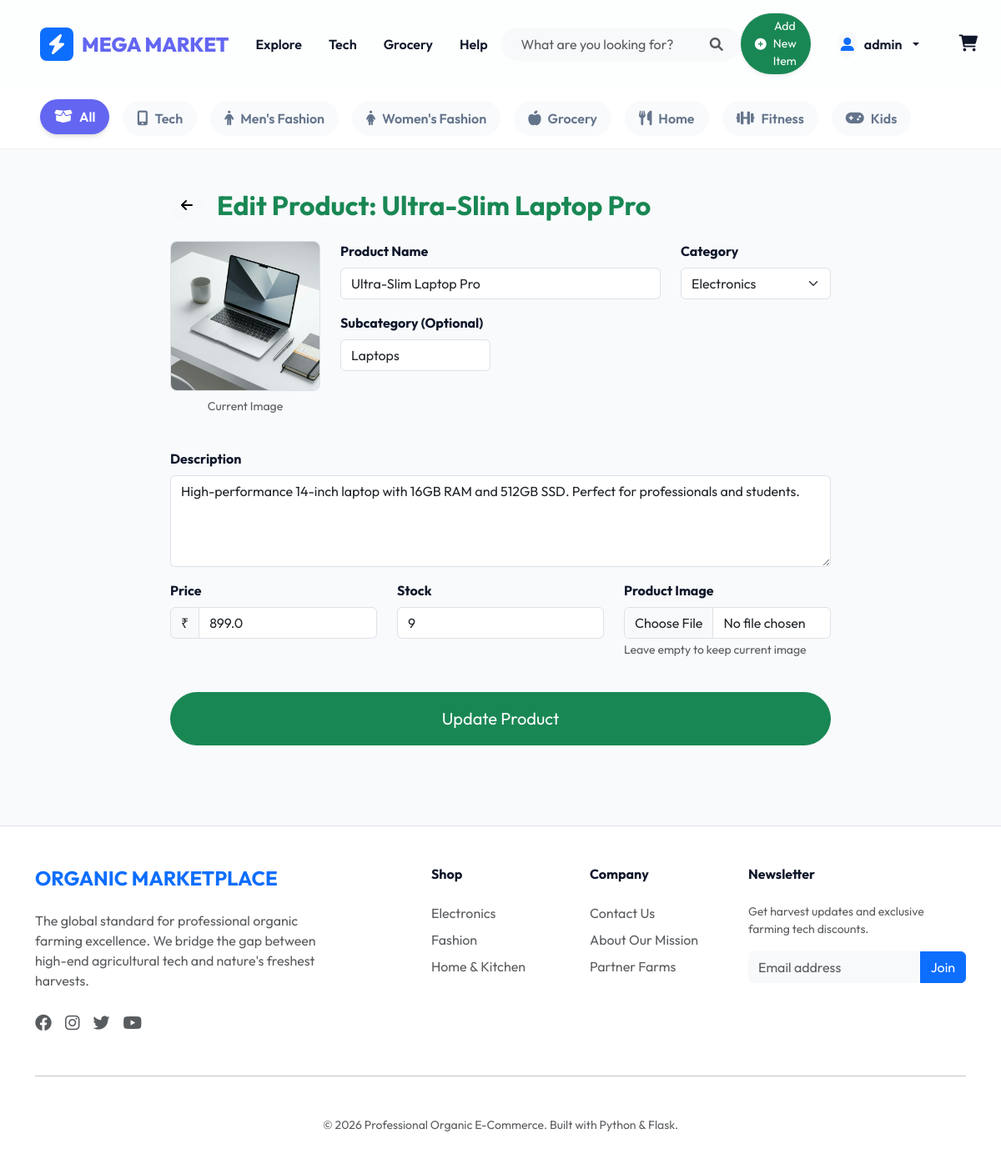
Page /admin/product/1/edit (signed in) on the earlier database version.
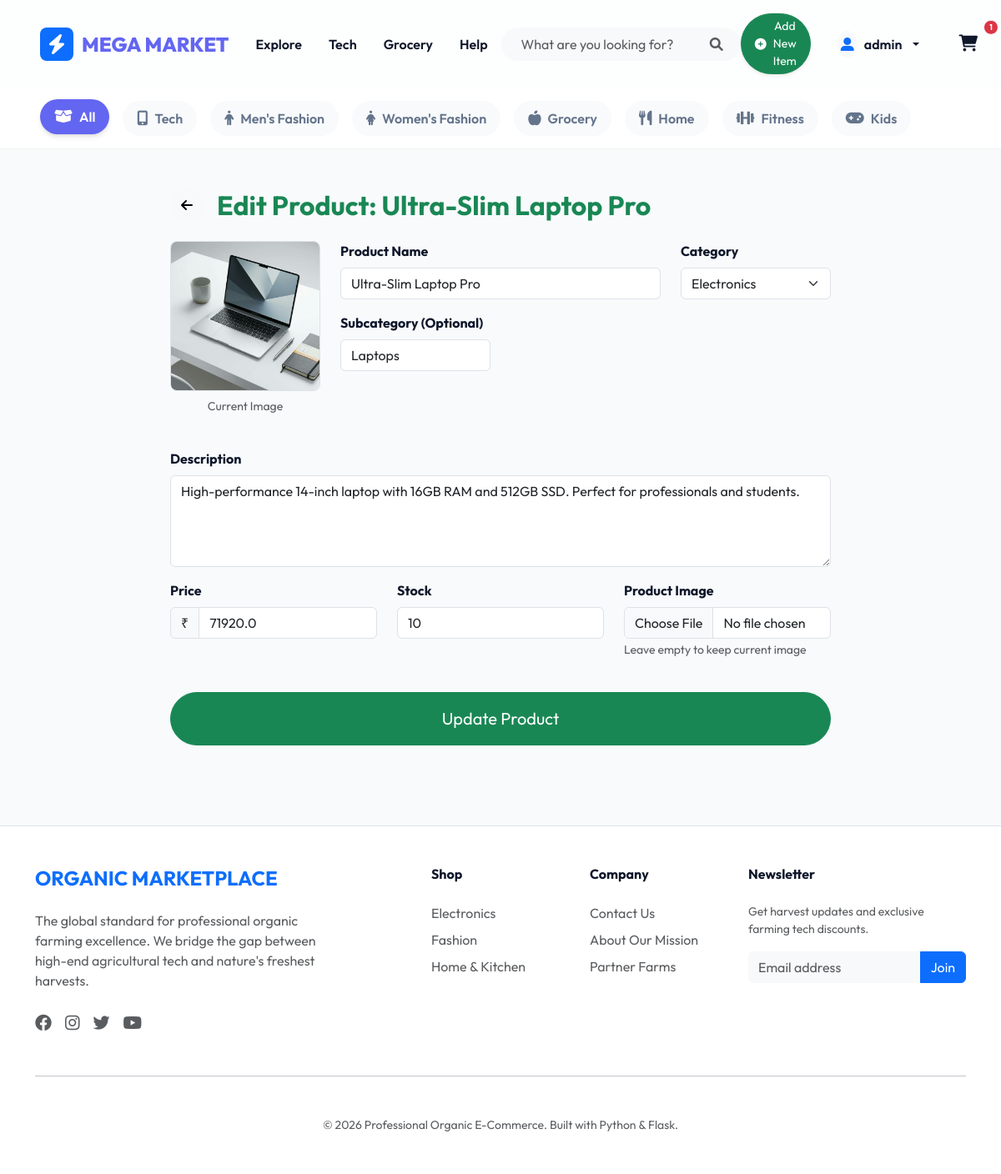
Same page on the later database version.
### models.py (models this page shows)
class Product(db.Model):
    __tablename__ = 'product'
    id = db.Column(db.Integer, primary_key=True)
    name = db.Column(db.String(100), nullable=False)
    description = db.Column(db.Text, nullable=False)
    price = db.Column(db.Float, nullable=False)
    stock = db.Column(db.Integer, default=0)
    category = db.Column(db.String(50), nullable=False)
    subcategory = db.Column(db.String(50), nullable=True)
    image_file = db.Column(db.String(255), nullable=False, default='default.jpg')
    created_at = db.Column(db.DateTime, default=datetime.utcnow)

### app.py (the view)
@app.route('/admin/product/<int:product_id>/edit', methods=['GET', 'POST'])
@login_required
def edit_product(product_id):
    if not current_user.is_admin:
        abort(403)
    product = Product.query.get_or_404(product_id)
    form = ProductForm()
    if form.validate_on_submit():
        if form.image.data:
            filename = secure_filename(form.image.data.filename)
            form.image.data.save(os.path.join(app.config['UPLOAD_FOLDER'], filename))
            product.image_file = filename
        product.name = form.name.data
        product.description = form.description.data
        product.price = form.price.data
        product.stock = form.stock.data
        product.category = form.category.data
        product.subcategory = form.subcategory.data
        db.session.commit()
        flash('Product has been updated!', 'success')
        return redirect(url_for('admin_dashboard'))
    elif request.method == 'GET':
        form.name.data = product.name
        form.description.data = product.description
        form.price.data = product.price
        form.stock.data = product.stock
        form.category.data = product.category
        form.subcategory.data = product.subcategory
    return render_template('admin/edit_product.html', title='Edit Product', form=form, product=product)

### forms.py
class ProductForm(FlaskForm):
    name = StringField('Product Name', validators=[DataRequired()])
    description = TextAreaField('Description', validators=[DataRequired()])
    price = FloatField('Price', validators=[DataRequired()])
    stock = IntegerField('Stock', validators=[DataRequired()])
    category = SelectField('Category', choices=[
        ('Electronics', 'Electronics'),
        ("Men's Fashion", "Men's Fashion"),
        ("Women's Fashion", "Women's Fashion"),
        ('Groceries', 'Groceries'),
        ('Home & Kitchen', 'Home & Kitchen'),
        ('Health & Fitness', 'Health & Fitness'),
        ('Kids', 'Kids')
    ], validators=[DataRequired()])
    subcategory = StringField('Subcategory (Optional)')
    image = FileField('Product Image')
    submit = SubmitField('Save Product')

### app.py (called while the page is built)
@login_manager.user_loader
def load_user(user_id):
    return User.query.get(int(user_id))

### templates/admin/edit_product.html (shortened to what this page needs)
{% extends "base.html" %}
{% block content %}
<div class="row justify-content-center py-5">
    <div class="col-md-8">
        <div class="form-container fade-in">
            <div class="d-flex align-items-center mb-4">
                <a href="{{ url_for('admin_dashboard') }}" class="btn btn-light rounded-circle me-3">
                    <i class="fas fa-arrow-left"></i>
                </a>
                <h2 class="fw-bold m-0 text-success">Edit Product: {{ product.name }}</h2>
            </div>
            <form method="POST" action="" enctype="multipart/form-data">
                <div class="row mb-4">
                    <div class="col-md-3">
                        <img src="{{ url_for('static', filename='uploads/' + product.image_file) }}" alt=""
                            class="img-fluid rounded-3 border"
                            onerror="this.src='https://images.unsplash.com/photo-1466692476868-aef1dfb1e735?ixlib=rb-1.2.1&auto=format&fit=crop&w=200&q=80'">
                        <p class="text-center small text-muted mt-2">Current Image</p>
                    </div>
                    <div class="col-md-9">
                        <div class="row">
                            <div class="col-md-8">
                                <div class="mb-3">
                                    {{ form.name.label(class="form-label fw-bold") }}
                                    {{ form.name(class="form-control") }}
                                </div>
                            </div>
                            <div class="col-md-4">
                                <div class="mb-3">
                                    {{ form.category.label(class="form-label fw-bold") }}
                                    {{ form.category(class="form-select") }}
                                </div>
                            </div>
                            <div class="col-md-4">
                                <div class="mb-3">
                                    {{ form.subcategory.label(class="form-label fw-bold") }}
                                    {{ form.subcategory(class="form-control", placeholder="e.g. Mobiles, Laptops") }}
                                </div>
                            </div>
                        </div>
                    </div>
                </div>
                <div class="mb-3">
                    {{ form.description.label(class="form-label fw-bold") }}
                    {{ form.description(class="form-control", rows="4") }}
                </div>
                <div class="row">
                    <div class="col-md-4">
                        <div class="mb-3">
                            {{ form.price.label(class="form-label fw-bold") }}
                            <div class="input-group">
                                <span class="input-group-text">₹</span>
                                {{ form.price(class="form-control") }}
                            </div>
                        </div>
                    </div>
                    <div class="col-md-4">
                        <div class="mb-3">
                            {{ form.stock.label(class="form-label fw-bold") }}
                            {{ form.stock(class="form-control") }}
                        </div>
                    </div>
                    <div class="col-md-4">
                        <div class="mb-3">
                            {{ form.image.label(class="form-label fw-bold") }}
                            {{ form.image(class="form-control") }}
                            <small class="text-muted">Leave empty to keep current image</small>
                        </div>
                    </div>
                </div>
                <div class="d-grid gap-2 mt-4">
                    {{ form.submit(class="btn btn-success btn-lg rounded-pill py-3", value="Update Product") }}
                </div>
            </form>
        </div>
    </div>
</div>
{% endblock %}

### templates/base.html (shortened to what the changed rows need)
<!DOCTYPE html>
<html lang="en">
<head>
    <link href="https://cdn.jsdelivr.net/npm/bootstrap@5.3.0/dist/css/bootstrap.min.css" rel="stylesheet">
    <link rel="stylesheet" href="https://cdnjs.cloudflare.com/ajax/libs/font-awesome/6.0.0/css/all.min.css">
    <link rel="stylesheet" href="{{ url_for('static', filename='css/style.css') }}">
</head>
<body>
    <nav class="navbar navbar-expand-lg sticky-top">
        <div class="container-fluid px-lg-5">
            <div class="collapse navbar-collapse" id="navbarNav">
                <ul class="navbar-nav ms-auto align-items-center">
                    <li class="nav-item ms-3">
                        <a class="nav-link position-relative px-2" href="{{ url_for('cart') }}">
                            <i class="fas fa-shopping-cart fs-5"></i>
                            {% if current_user.is_authenticated and current_user.cart_items|length > 0 %}
                            <span
                                class="position-absolute top-0 start-100 translate-middle badge rounded-pill bg-danger border border-light"
                                style="font-size: 0.6rem;">
                                {{ current_user.cart_items|sum(attribute='quantity') }}
                            </span>
                            {% endif %}
                        </a>
                    </li>
                </ul>
            </div>
        </div>
    </nav>
    {% block content %}{% endblock %}
</body>
</html>

Differences in the rows shown:
changed Product "Ultra-Slim Laptop Pro": price "899.0" → "71920.0"; stock "9" → "10"
Other differences:
{{ current_user.cart_items|sum(attribute='quantity') }}: (not shown) → "1"
